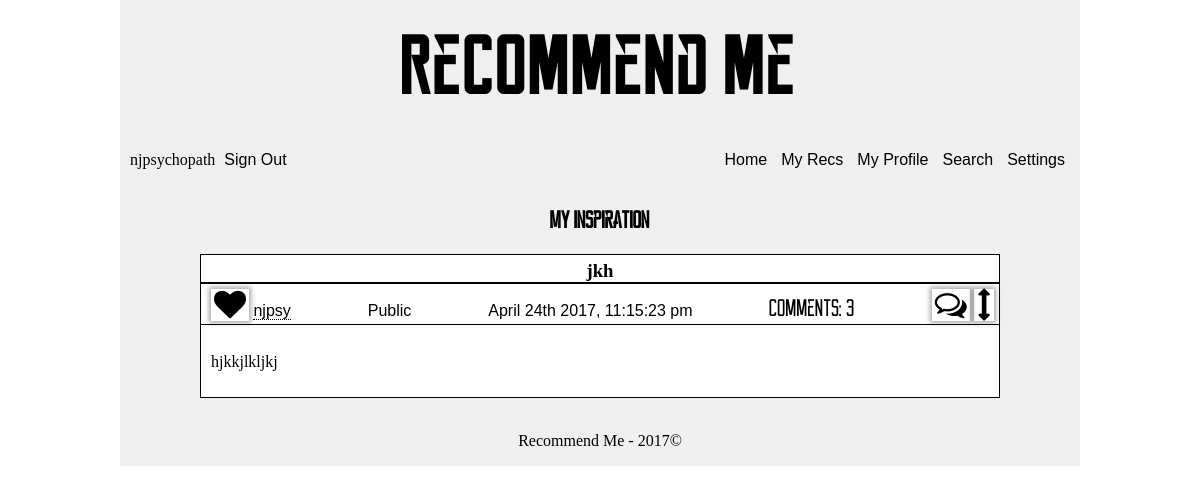
The app's page /personal/inspiration (signed in), older data.
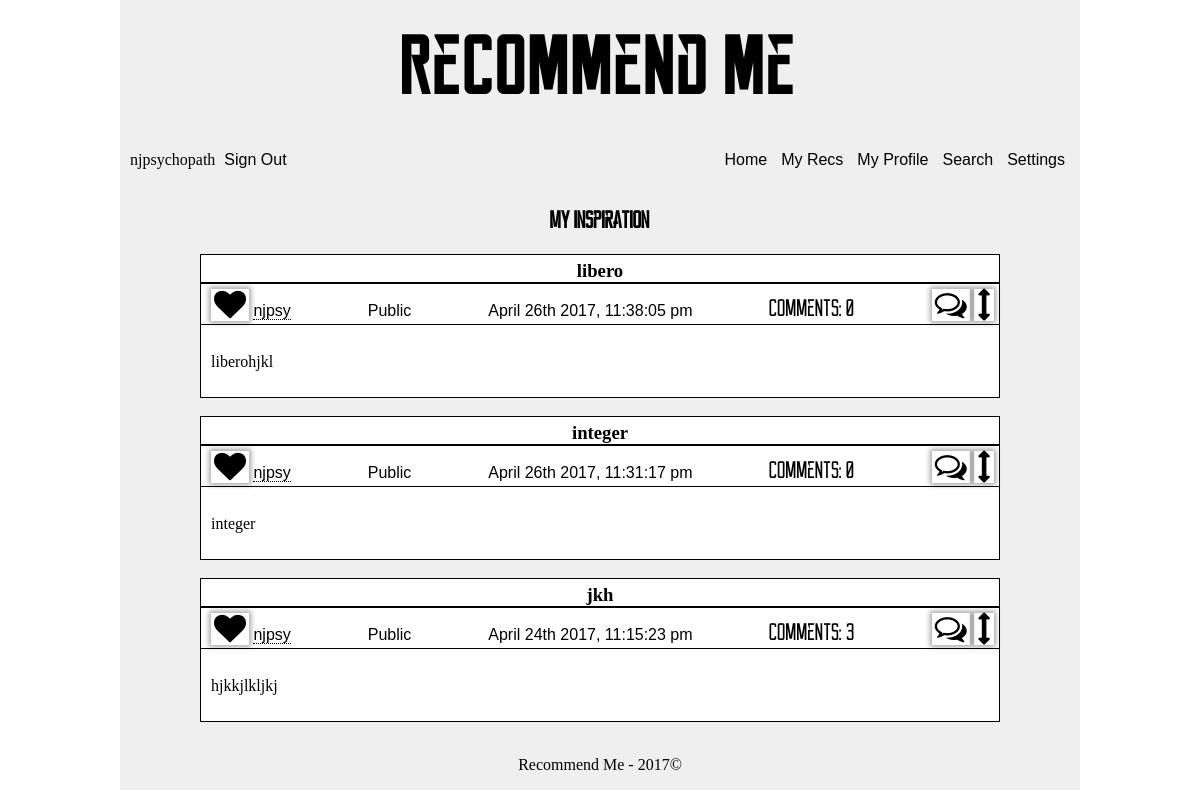
The same page, newer data.
### app/models.py (models this page shows, shortened)
class Recommendation(db.Model):
    __tablename__ = 'recommendation'
    id = db.Column(db.INTEGER, primary_key=True)
    made_private = db.Column(db.BOOLEAN, default=False)
    new_comment = db.Column(db.BOOLEAN, default=False)
    text = db.Column(db.TEXT)
    timestamp = db.Column(db.DATETIME, index=True, default=datetime.utcnow)
    title = db.Column(db.String(64))
    user_id = db.Column(db.INTEGER, db.ForeignKey('user.id'))
    verification = db.Column(db.INTEGER)
    user = db.relationship('User', backref=backref('recommendation', lazy='dynamic'))
    def prepare_comments(self):
        prep_query = self.comment\
            .filter(Comment.verification > 0)\
            .order_by(desc(Comment.timestamp))
        d_c = prep_query\
            .paginate(1, per_page=5, error_out=False)
        count = prep_query.count()
        return (d_c, count)

class User(UserMixin, db.Model):
    __tablename__ = 'user'
    id = db.Column(db.INTEGER, primary_key=True)
    username = db.Column(db.String, unique=True, index=True)
    email = db.Column(db.String, unique=True, index=True)
    about_me = db.Column(db.TEXT)
    api = db.Column(db.String())
    confirmed = db.Column(db.BOOLEAN, default=False)
    display = db.Column(db.INTEGER, default=10)
    invalid_logins = db.Column(db.INTEGER, default=0)
    last_login = db.Column(db.DATETIME, default=datetime.utcnow)
    member_since = db.Column(db.DATETIME, default=datetime.utcnow)
    password_hash = db.Column(db.String(128))
    role_id = db.Column(db.INTEGER, db.ForeignKey('role.id'))
    updates = db.Column(db.BOOLEAN, default=True)
    role = db.relationship('Role', backref=backref('user', lazy='dynamic'))
    @property
    def password(self):
        raise AttributeError('password is hashed')

### app/personal/views.py (the view)
@personal.route('/inspiration')
@login_required
def inspiration():
    display_recs = db.session.query(Recommendation, Relationship)\
        .outerjoin(Relationship, and_(
            Relationship.following == Recommendation.user_id,
            Relationship.follower == current_user.id)
        )\
        .filter(Recommendation.user_id.in_([one.following for one in current_user.following]),
            Recommendation.verification>0)\
        .order_by(desc(Recommendation.timestamp))\
        .paginate(1, per_page=current_user.display, error_out=False)
    return render_template('personal/inspiration.html', display=display_recs)

### app/auth/views.py (called while the page is built)
@auth.before_app_request
def before_request():
    if current_user.is_authenticated and not current_user.confirmed \
        and request.endpoint[:5] != 'auth.' and request.endpoint != 'static':
        return redirect(url_for('auth.unconfirmed'))

### app/models.py (called while the page is built)
@login_manager.user_loader
def load_user(user_id):
    return User.query.get(int(user_id))

### manage.py (called while the page is built)
@app.url_defaults
def hashed_static_file(endpoint, values):
    if 'static' == endpoint or endpoint.endswith('.static'):
        filename = values.get('filename')
        if filename:
            blueprint = request.blueprint
            if '.' in endpoint:  # blueprint
                blueprint = endpoint.rsplit('.', 1)[0]
            static_folder = app.static_folder
            if blueprint and app.blueprints[blueprint].static_folder:
                static_folder = app.blueprints[blueprint].static_folder
            fp = os.path.join(static_folder, filename)
            if os.path.exists(fp):
                values['_'] = int(os.stat(fp).st_mtime)

### app/templates/personal/inspiration.html (shortened to what this page needs)
<!DOCTYPE html>
{% extends 'abstract/one-column.html' %}
{% block head %}
  {{super()}}
{% endblock %}
{% block maincontent %}
  <h2>My Inspiration</h2>
{% endblock %}
{% block supplemental %}
  {{rec_macro.initialize_recs(display, moment, current_user)}}
{% endblock %}

### app/templates/macros/rec-macro.html (shortened to what this page needs)
{% import 'macros/comment-macro.html' as comment_macro %}
{% macro render_rec(rec2, count, moment, current_user, attributes=True, link=request.url) %}
  <div class='single-post'>
    {% set rec, follow = rec2 %}
    <a href="{{url_for('main.highlight', id=rec.id)}}">
      <h3 class='rec-title'>{{rec.title}}</h3>
    </a>
    <div class='post-header'>
      <ul class='post-header-list'>
        <li>
          {% if current_user.is_authenticated and current_user != rec.user %}
            {% if follow %}
              <i id='{{rec.user_id}}' class="follow-button font-link fa fa-heart fa-2x"></i>
            {% else %}
              <i id='{{rec.user_id}}' class='follow-button font-link fa fa-heart-o fa-2x'></i>
            {% endif %}
          {% endif %}
          <a href="{{url_for('personal.profile', id=rec.user_id)}}">
            {{rec.user.username}}
          </a>
        </li>
        <li>
          {% if rec.verification != 0 %}
            Public
          {% else %}
            Private
          {% endif %}
        </li>
        <li>
          {{moment(rec.timestamp).format('MMMM Do YYYY, h:mm:ss a')}}
        </li>
        <li class='reckoner'>
          Comments: {{count}}
        </li>
        {% if attributes or rec.user_id==current_user.id %}
          <li>
            {% if attributes %}
              <i id='{{rec.id}}' class='{{link}} font-link toggle-comments fa fa-comments-o fa-2x'></i>
              <i class='font-link toggle-show fa fa-arrows-v fa-2x'></i>
            {% endif %}
          </li>
        {% endif %}
      </ul>
    </div>
    <p class='post-text'>
      {{rec.text}}
    </p>
  </div>
  <br/>
{% endmacro %}
{% macro initialize_recs(display, moment, current_user, attributes=True) %}
  <div class='list-recs'>
    {{ajax(display, moment, current_user, attributes)}}
  </div>
{% endmacro %}
{% macro ajax(display, moment, current_user, attributes=True, link=request.url) %}
  {% for rec in display.items %}
    {{single_rec(rec, moment, current_user, attributes, link, in_comments=True)}}
  {% endfor %}
{% endmacro %}
{% macro single_rec(rec, moment, current_user, attributes=True, link=request.url, in_comments=True) %}
  {% set comments, count = rec[0].prepare_comments() %}
  {{render_rec(rec, count, moment, current_user, attributes, link)}}
{% endmacro %}

Row changes from the older to the newer data that the page shows:
added Recommendation: title "libero", user.username "njpsy", verification "Public", timestamp "April 26th 2017, 11:38:05 pm", count "0", text "liberohjkl"
added Recommendation: title "integer", user.username "njpsy", verification "Public", timestamp "April 26th 2017, 11:31:17 pm", count "0", text "integer"
